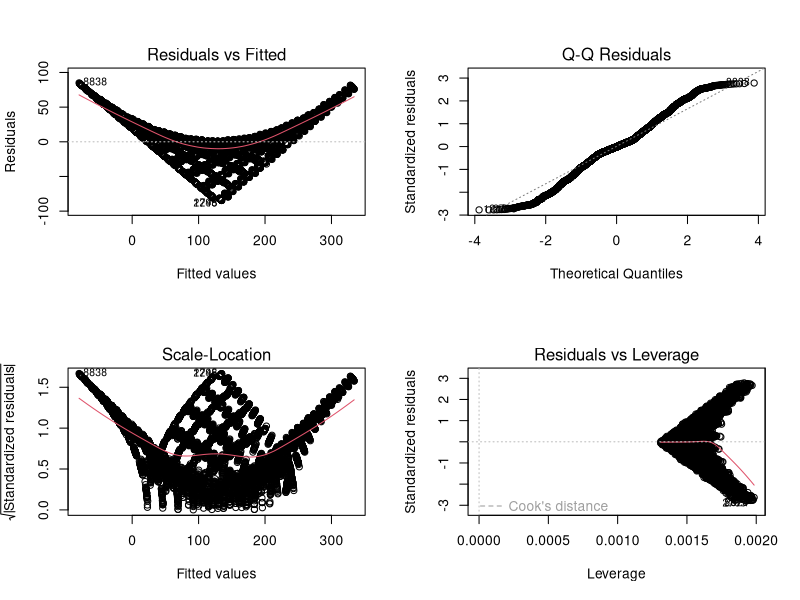
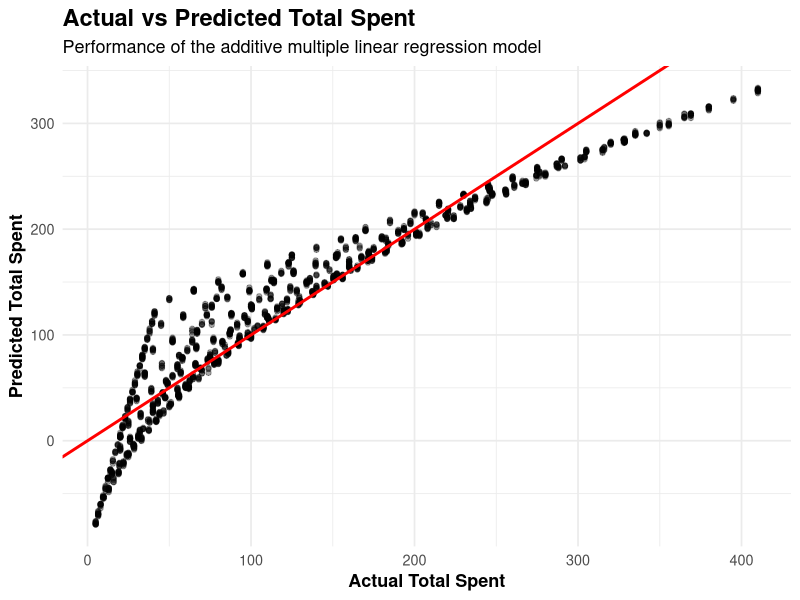
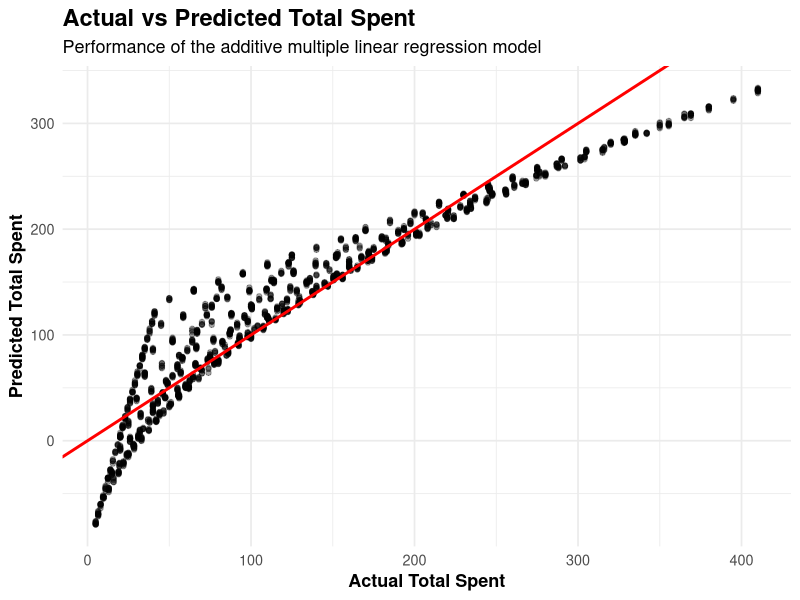

Write R code to recreate these figures, in order.
# Load Dataset
library(ggplot2)

clean_data <- read.csv(
    "cleaned_data/cleaned_retail_store_sales.csv",
    stringsAsFactors = FALSE
)

dim(clean_data)
str(clean_data)

summary(clean_data[c(
    "Price.Per.Unit",
    "Quantity",
    "Total.Spent"
)])

# Step 2 — Exploratory Statistical Analysis
# The assignment specifically asks us to perform hypothesis testing, correlations, normality testing, and assumption analysis.

# correlation testing.
# Test 1 — Quantity vs Total Spent

# H₀ (Null hypothesis): There is no significant linear correlation between Quantity and Total Spent.

# H₁ (Alternative hypothesis): There is a significant linear correlation between Quantity and Total Spent.


cor.test(
    clean_data$Quantity,
    clean_data$Total.Spent,
    method = "pearson"
)

# H₀: There is no significant linear correlation between Price Per Unit and Total Spent.

# H₁: There is a significant linear correlation between Price Per Unit and Total Spent.

cor.test(
    clean_data$Price.Per.Unit,
    clean_data$Total.Spent,
    method = "pearson"
)

# --------------------------------------------------
# Normality Testing

set.seed(123)

total_spent_sample <- sample(
    clean_data$Total.Spent,
    5000
)

shapiro.test(total_spent_sample)

# -----------------------------------------------------
# Hypothesis Test for Location
# Is average Total Spent significantly different between Online and In-store transactions?

aggregate(
    Total.Spent ~ Location,
    data = clean_data,
    FUN = mean
)

t.test(
    Total.Spent ~ Location,
    data = clean_data
)

# Predictive Model Building 📈
set.seed(123)

train_index <- sample(
    seq_len(nrow(clean_data)),
    size = 0.80 * nrow(clean_data)
)

train_data <- clean_data[train_index, ]
test_data <- clean_data[-train_index, ]
dim(train_data)
dim(test_data)

# Step 4 — Build Model 1: Multiple Linear Regression

# First convert the categorical predictors to factors:
train_data$Category <- factor(train_data$Category)
train_data$Location <- factor(train_data$Location)
train_data$Payment.Method <- factor(train_data$Payment.Method)
train_data$Discount.Applied <- factor(train_data$Discount.Applied)

test_data$Category <- factor(
    test_data$Category,
    levels = levels(train_data$Category)
)

test_data$Location <- factor(
    test_data$Location,
    levels = levels(train_data$Location)
)

test_data$Payment.Method <- factor(
    test_data$Payment.Method,
    levels = levels(train_data$Payment.Method)
)

test_data$Discount.Applied <- factor(
    test_data$Discount.Applied,
    levels = levels(train_data$Discount.Applied)
)

# Model 1:
model_1 <- lm(
    Total.Spent ~ 
       Quantity +
       Price.Per.Unit +
       Location + 
       Payment.Method + 
       Discount.Applied +
       Category,
    data = train_data
)

summary(model_1)

# Model 2 — Add the interaction
model_2 <- lm(
    Total.Spent ~ 
        Price.Per.Unit * Quantity +
        Location +
        Payment.Method +
        Discount.Applied + 
        Category,
    data = train_data
)

summary(model_2)

# test-set Evaluation
# Predictions on test data
pred_model1 <- predict(
    model_1,
    newdata = test_data
)

pred_model2 <- predict(
    model_2,
    newdata = test_data
)

# Model 1 performance
rmse_1 <- sqrt(
    mean((test_data$Total.Spent - pred_model1)^2)
)

mae_1 <- mean(
    abs(test_data$Total.Spent - pred_model1)
)

r2_1 <- 1 - (
    sum((test_data$Total.Spent - pred_model1)^2) /
    sum((test_data$Total.Spent -
        mean(test_data$Total.Spent))^2)
)

# Model 2 performance
rmse_2 <- sqrt(
    mean((test_data$Total.Spent - pred_model2)^2)
)

mae_2 <- mean(
    abs(test_data$Total.Spent - pred_model2)
)

r2_2 <- 1 - (
    sum((test_data$Total.Spent - pred_model2)^2) /
    sum((test_data$Total.Spent -
        mean(test_data$Total.Spent))^2)
)

# Display results
performance <- data.frame(
    Model = c(
        "Model 1 - Additive",
        "Model 2 - Interaction"
    ),
    RMSE = c(rmse_1, rmse_2),
    MAE = c(mae_1, mae_2),
    R_Squared = c(r2_1, r2_2)
)

performance

# Next: 10-Fold Cross-Validation
set.seed(123)

# Create 10 approximately equal folds
folds <- sample(
    rep(1:10, length.out = nrow(train_data))
)

cv_rmse <- numeric(10)
cv_mae <- numeric(10)
cv_r2 <- numeric(10)

for (i in 1:10) {

    cv_train <- train_data[folds != i, ]
    cv_valid <- train_data[folds == i, ]

    cv_model <- lm(
        Total.Spent ~
            Quantity +
            Price.Per.Unit +
            Location +
            Payment.Method +
            Discount.Applied +
            Category,
        data = cv_train
    )

    cv_pred <- predict(
        cv_model,
        newdata = cv_valid
    )

    cv_rmse[i] <- sqrt(
        mean((cv_valid$Total.Spent - cv_pred)^2)
    )

    cv_mae[i] <- mean(
        abs(cv_valid$Total.Spent - cv_pred)
    )

    cv_r2[i] <- 1 - (
        sum((cv_valid$Total.Spent - cv_pred)^2) /
        sum(
            (cv_valid$Total.Spent -
             mean(cv_valid$Total.Spent))^2
        )
    )
}

cv_results <- data.frame(
    Fold = 1:10,
    RMSE = cv_rmse,
    MAE = cv_mae,
    R_Squared = cv_r2
)

cv_results

# Then calculate the overall CV performance:
colMeans(
    cv_results[c(
        "RMSE",
        "MAE",
        "R_Squared"
    )]
)

# Next — Model Diagnostics 🔍
par(mfrow = c(2,2))
plot(model_1)
par(mfrow = c(1,1))

# One quantitative diagnostic
cooks_d <- cooks.distance(model_1)

# Common screening threshold
cook_threshold <- 4 / nrow(train_data)

cook_threshold

sum(cooks_d > cook_threshold)

max(cooks_d)


# Create data for Actual vs Predicted plot
prediction_plot_data <- data.frame(
    Actual = test_data$Total.Spent,
    Predicted = pred_model1
)

# Actual vs Predicted visualization
actual_predicted_plot <- ggplot(
    prediction_plot_data,
    aes(x = Actual, y = Predicted)
) +
    geom_point(
        alpha = 0.35,
        size = 1.5
    ) +
    geom_abline(
        intercept = 0,
        slope = 1,
        color = "red",
        linewidth = 1
    ) +
    labs(
        title = "Actual vs Predicted Total Spent",
        subtitle = "Performance of the additive multiple linear regression model",
        x = "Actual Total Spent",
        y = "Predicted Total Spent"
    ) +
    theme_minimal(base_size = 13) +
    theme(
        plot.title = element_text(
            face = "bold",
            size = 17
        ),
        axis.title = element_text(
            face = "bold"
        )
    )

actual_predicted_plot

# save the plot:
if (!dir.exists("plots")) {
    dir.create("plots")
}

ggsave(
    "plots/08_actual_vs_predicted.png",
    plot = actual_predicted_plot,
    width = 10,
    height = 7,
    dpi = 300
)
file.exists("plots/08_actual_vs_predicted.png")
